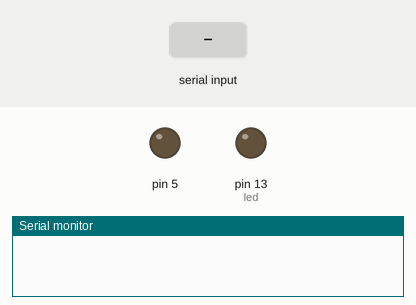
The sketch below on a simulated Arduino Uno, built with avr-gcc and run on an emulated ATmega328P. Parts: output pins drawn as LEDs (lit = HIGH), the last lines printed to the serial monitor. Inputs (shaded band) come from the test bench.

Above: at 1.2 s.
1.3 s: "101\n" received over Serial
At 2.5 s:
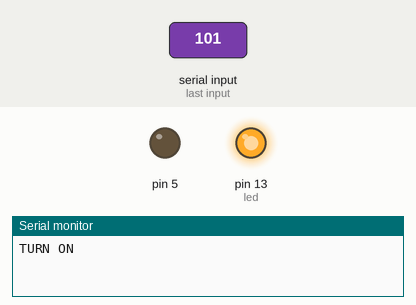
2.8 s: "5\n" received over Serial
4.3 s: "101\n" received over Serial
At 4.8 s:
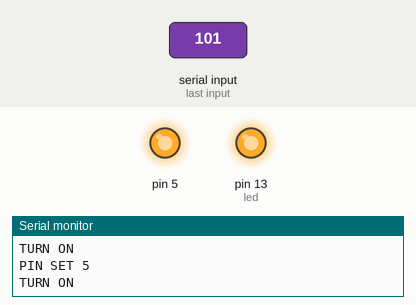
Timing chart, 0 to 7.3 s (numbered marks = the images above; inputs shaded):
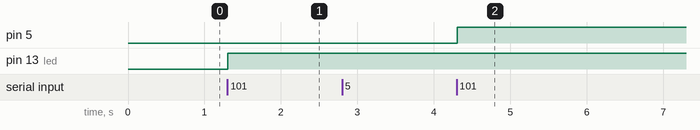

The sketch:

web.ino
```cpp
int led = 13;

void setup() {
  Serial.begin(9600);
  pinMode(led, OUTPUT);
}

void loop() {
    int order = getOrder();
    executeOrder(order);
}

int getOrder() {
  int order = 0;
  //We received the order.
  if (Serial.available() > 0) {
    order = Serial.parseInt();
  }

  return order;
}

void executeOrder(int order) {
    //We execute the order.
    switch(order){
      case 0:
        break;
      case 100:
        digitalWrite(led, LOW);
        Serial.println("TURN OFF");
        break;
      case 101:
        digitalWrite(led, HIGH);
        Serial.println("TURN ON");
        break;
      default:
        led = order;
        pinMode(led, OUTPUT);
        Serial.print("PIN SET ");
        Serial.println(led);
    }
}
```

Measured:
- after the input at 1.3 s, pin 13 (led): LOW → HIGH at once
- after the input at 4.3 s, pin 5: LOW → HIGH at once
